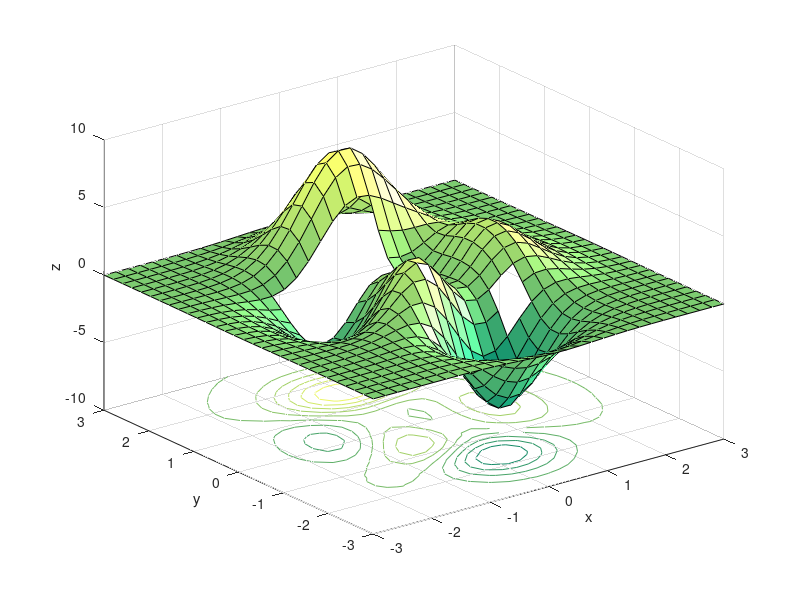

Source code (MATLAB):
%exm050306 
figure
[X,Y,Z]=peaks(30);					% 
Z(11,20)=NaN;							% 					<2>
X(18:20,9:15)=NaN;					% 		<3>
surfc(X,Y,Z)							% 				<4>
xlabel('x'),ylabel('y'),zlabel('z')
colormap(summer)
light('position',[50,-10,5])		% 
lighting flat							% 
material([0.9,0.9,0.6,15,0.4])	%   
